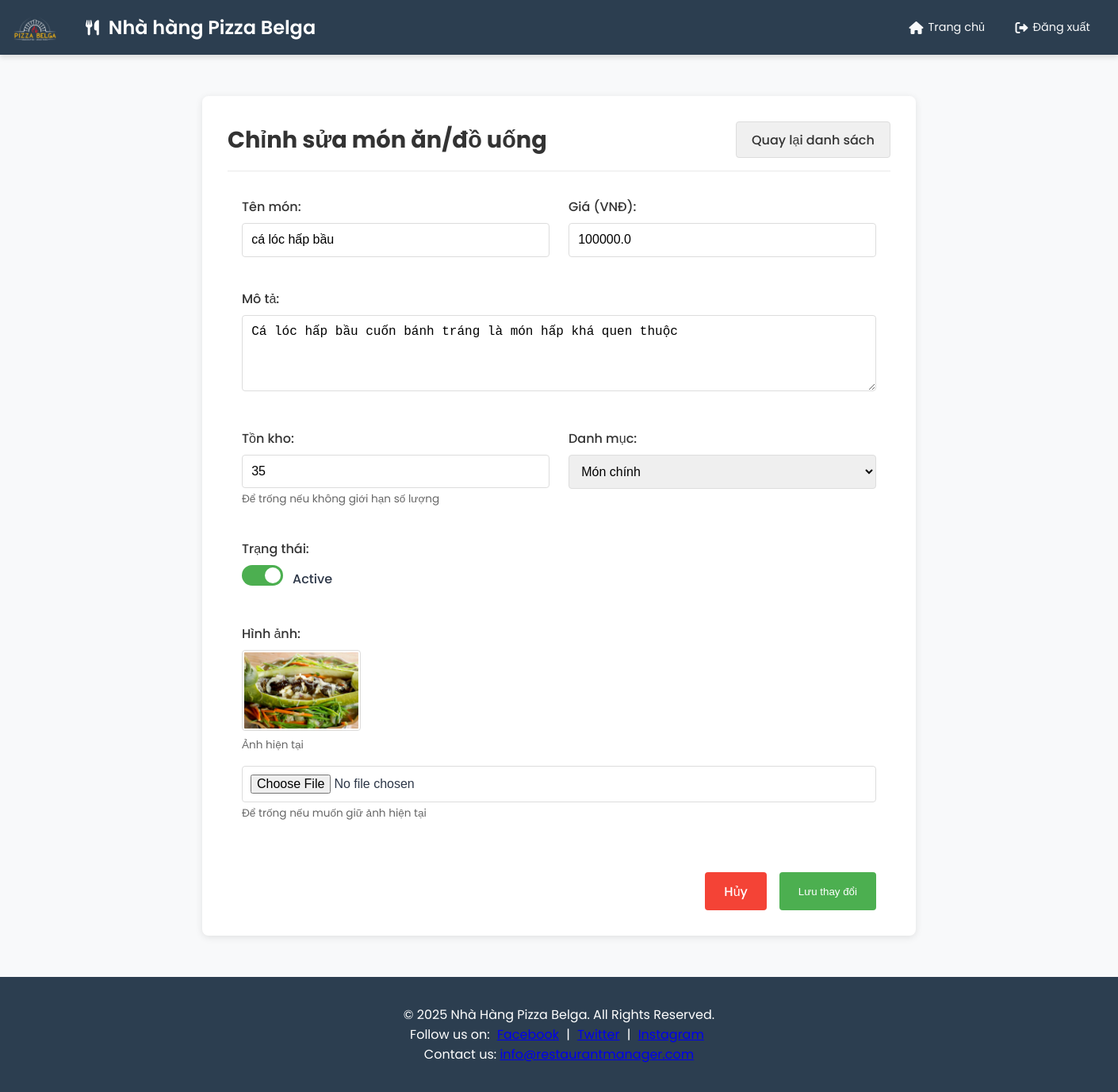
The page /menu/edit/3 on the database its author committed.
### models/menu_item.py (models this page shows, shortened)
class MenuItem(db.Model):
    __tablename__ = 'menu_items'
    id = db.Column(db.Integer, primary_key=True)
    name = db.Column(db.String(120), nullable=False)
    description = db.Column(db.Text)
    price = db.Column(db.Float, nullable=False)
    category = db.Column(db.String(50))  # Ví dụ: appetizer, main course, dessert, drink,...
    active = db.Column(db.Boolean, default=True)
    image = db.Column(db.String(255))
    inventory = db.Column(db.Integer, nullable=True)
    order_items = db.relationship("OrderItem", backref="menu_item", lazy=True)

### routes/menu.py (the view, shortened to what this page needs)
@menu_bp.route('/edit/<int:id>', methods=['GET', 'POST'])
def edit_menu_item(id):
    menu_item = MenuItem.query.get_or_404(id)
    return render_template('edit_menu_item.html', menu_item=menu_item)

### app.py (called while the page is built)
@app.before_request
def log_request_info():
    logging.info(f"Request: {request.method} {request.path}")
    logging.info(f"Headers: {request.headers}")
    logging.info(f"Body: {request.get_data()}")

@app.after_request
def log_response_info(response):
    logging.info(f"Response status: {response.status}")
    return response

### templates/edit_menu_item.html (shortened to what this page needs)
{% extends "layout.html" %}
{% block content %}
<div class="admin-container">
    <div class="menu-header">
        <h2>Chỉnh sửa món ăn/đồ uống</h2>
        <a href="{{ url_for('menu.list_menu') }}" class="btn-back">Quay lại danh sách</a>
    </div>
    <form method="POST" enctype="multipart/form-data" class="menu-form">
        <div class="form-group">
            <label for="name">Tên món:</label>
            <input type="text" id="name" name="name" value="{{ menu_item.name }}" required>
        </div>
        <div class="form-group">
            <label for="price">Giá (VNĐ):</label>
            <input type="number" id="price" name="price" step="1000" value="{{ menu_item.price }}" required>
        </div>
        <div class="form-group full-width">
            <label for="description">Mô tả:</label>
            <textarea id="description" name="description" rows="4">{{ menu_item.description }}</textarea>
        </div>
        <div class="form-group">
            <label for="inventory">Tồn kho:</label>
            <input type="number" id="inventory" name="inventory" value="{{ menu_item.inventory or '' }}" min="0">
            <small class="form-text">Để trống nếu không giới hạn số lượng</small>
        </div>
        <div class="form-group">
            <label for="category">Danh mục:</label>
            <select id="category" name="category" required>
                <option value="main course" {% if menu_item.category == 'main course' %}selected{% endif %}>Món chính</option>
            </select>
        </div>
        <div class="form-group">
            <label for="active">Trạng thái:</label>
            <div class="toggle-switch">
                <label for="active" class="toggle-label"></label>
                <span class="toggle-text">{{ 'Active' if menu_item.active else 'Inactive' }}</span>
            </div>
        </div>
        <div class="form-group full-width image-container">
            <label for="image">Hình ảnh:</label>
            {% if menu_item.image %}
            <div class="current-image">
                <img src="{{ url_for('static', filename=menu_item.image) }}" alt="{{ menu_item.name }}" class="preview-image">
                <small>Ảnh hiện tại</small>
            </div>
            {% endif %}
            <input type="file" id="image" name="image" accept="image/*">
            <small class="form-text">Để trống nếu muốn giữ ảnh hiện tại</small>
        </div>
        <div class="form-actions">
            <a href="{{ url_for('menu.list_menu') }}" class="btn-cancel">Hủy</a>
            <button type="submit" class="btn-save">Lưu thay đổi</button>
        </div>
    </form>
</div>
{% endblock %}

### static/css/style.css (style rules this page uses)
:root { --primary-color: #4a6fa5; --primary-dark: #345785; --secondary-color: #ff7e5f; --accent-color: #38b2ac; --background-color: #f8f9fa; --header-bg: #2c3e50; --header-hover: #34495e; --text-light: #f8f9fa; --text-dark: #2d3748; --border-color: #e2e8f0; --success-color: #38a169; --warning-color: #e9b949; --danger-color: #e53e3e; --info-color: #4299e1; }
* { margin: 0; padding: 0; box-sizing: border-box; }
body { font-family: 'Poppins', sans-serif; background-color: var(--background-color); color: var(--text-dark); min-height: 100vh; display: flex; flex-direction: column; }
form { max-width: 800px; margin: 0 auto; }
.form-group { margin-bottom: 20px; }

### static/css/menu.css (style rules this page uses)
.menu-header { display: flex; justify-content: space-between; align-items: center; margin-bottom: 1.5rem; }

### static/css/payment.css (style rules this page uses)
.form-group { margin-bottom: 15px; }
.form-group label { display: block; margin-bottom: 5px; font-weight: 500; color: #555; }
.form-group input, .form-group select { width: 100%; padding: 10px; border: 1px solid #ddd; border-radius: 4px; font-size: 1rem; box-sizing: border-box; transition: border-color 0.3s ease; }

### templates/edit_menu_item.html (style rules this page uses)
.admin-container { max-width: 900px; margin: 2rem auto; background-color: #fff; padding: 2rem; border-radius: 8px; box-shadow: 0 2px 10px rgba(0, 0, 0, 0.1); }
.menu-header { display: flex; justify-content: space-between; align-items: center; margin-bottom: 2rem; padding-bottom: 1rem; border-bottom: 1px solid #eaeaea; }
.menu-header h2 { margin: 0; color: #333; font-size: 1.8rem; }
.btn-back { background-color: #f0f0f0; color: #333; padding: 0.6rem 1.2rem; border-radius: 4px; text-decoration: none; font-weight: 500; transition: all 0.3s; border: 1px solid #ddd; }
.menu-form { display: grid; grid-template-columns: 1fr 1fr; gap: 1.5rem; }
.form-group { margin-bottom: 1rem; }
.form-group.full-width { grid-column: 1 / -1; }
.form-group label { display: block; margin-bottom: 0.5rem; font-weight: 500; color: #333; }
.form-group input[type="text"], .form-group input[type="number"], .form-group textarea, .form-group select { width: 100%; padding: 0.7rem; border: 1px solid #ddd; border-radius: 4px; font-size: 1rem; transition: border-color 0.3s; }
.form-group small { display: block; margin-top: 0.25rem; color: #666; font-size: 0.85rem; }
.toggle-switch { display: flex; align-items: center; }
.toggle-label { position: relative; display: inline-block; width: 52px; height: 26px; background-color: #ccc; border-radius: 26px; transition: background-color 0.3s; margin-right: 0.75rem; cursor: pointer; }
.toggle-label:after { content: ""; position: absolute; width: 20px; height: 20px; border-radius: 50%; background-color: white; top: 3px; left: 3px; transition: left 0.3s; }
.toggle-switch input[type="checkbox"]:checked + .toggle-label { background-color: #4CAF50; }
.toggle-switch input[type="checkbox"]:checked + .toggle-label:after { left: 29px; }
.toggle-text { font-weight: 500; }
.form-actions { grid-column: 1 / -1; display: flex; gap: 1rem; margin-top: 1.5rem; justify-content: flex-end; }
.btn-save { background-color: #4CAF50; color: white; border: none; padding: 0.7rem 1.5rem; border-radius: 4px; font-weight: 500; cursor: pointer; transition: background-color 0.3s; }
.btn-cancel { background-color: #f44336; color: white; border: none; padding: 0.7rem 1.5rem; border-radius: 4px; font-weight: 500; cursor: pointer; text-decoration: none; transition: background-color 0.3s; }
.current-image { margin-bottom: 1rem; }
.preview-image { max-width: 150px; max-height: 150px; border-radius: 4px; display: block; margin-bottom: 0.5rem; border: 1px solid #ddd; padding: 2px; }
.image-container { display: flex; flex-direction: column; }

### rows shown on the page
MenuItem: name "cá lóc hấp bầu", price "100000.0", description "Cá lóc hấp bầu cuốn bánh tráng là món hấp khá quen thuộc", inventory "35", category "Món chính", active "Active", image (picture)
